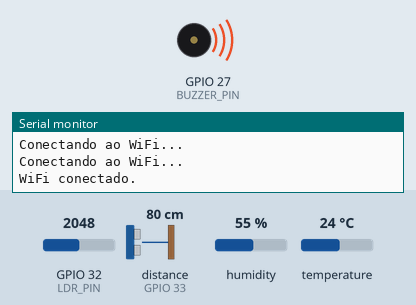
Simulated run of this sketch. Board: ESP32. Parts: buzzer (waves = sounding), the last lines printed to the serial monitor. Wiring (inferred from the names in the program): ultrasonic range finder: trigger GPIO 25; echo GPIO 33. The test bench sets the inputs (shaded band); at power-on: GPIO 32 (LDR_PIN) = 2048, distance to the obstacle (sensor on GPIO 33) 80 cm, humidity 55 %, temperature 24 °C. The echo pulse lasts 58.3 µs per cm; WiFi joins after 1.5 s; servers stay silent unless stated.

Above: at 2.2 s.
At 10.3 s:
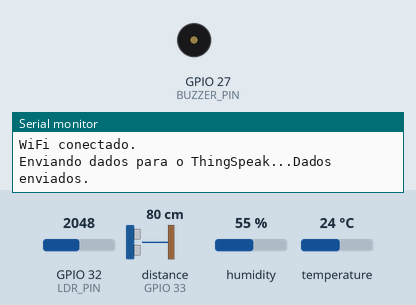
Timing chart, 0 to 23.1 s (numbered marks = the images above):
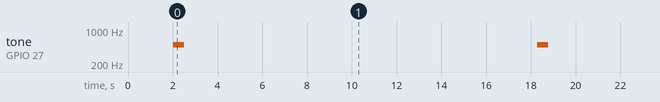

The sketch:

simulator.ino
```cpp
#include <WiFi.h>
#include <DHT.h>
#include <Buzzer.h>

#define DHTTYPE DHT22
#define DHT_PIN 26
#define TRIG_PIN 25
#define ECHO_PIN 33
#define BUZZER_PIN 27
#define LDR_PIN 32

DHT dht(DHT_PIN, DHTTYPE);
Buzzer buzzer(BUZZER_PIN);

const char* ssid = "Wokwi-GUEST";
const char* password = "";
const char* apiKey = "MXZWYSDUXMTEHA40";
const char* server = "api.thingspeak.com";

void setup() {
  Serial.begin(115200);
  dht.begin();

  WiFi.begin(ssid, password);

  while (WiFi.status() != WL_CONNECTED) {
    delay(1000);
    Serial.println("Conectando ao WiFi...");
  }

  Serial.println("WiFi conectado.");

  pinMode(LDR_PIN, INPUT);
  pinMode(TRIG_PIN, OUTPUT);
  pinMode(ECHO_PIN, INPUT);
}

float HCSR04() {
  digitalWrite(TRIG_PIN, LOW);
  delayMicroseconds(2);
  digitalWrite(TRIG_PIN, HIGH);
  delayMicroseconds(10);
  digitalWrite(TRIG_PIN, LOW);
  int duracao = pulseIn(ECHO_PIN, HIGH);
  return duracao * 0.034 / 2;
}

void loop() {
  float temperatura = dht.readTemperature();
  float umidade = dht.readHumidity();
  long distancia = HCSR04();
  int ldr = analogRead(LDR_PIN);
  int luzMapa = map(ldr, 0, 4095, 100000, 0);

  if (isnan(temperatura) || isnan(umidade)) {
    Serial.println("Falha na leitura do DHT22.");
    return;
  } else if (distancia == 0) {
    Serial.println("Falha na leitura do HCSR04.");
  } else {
    buzzer.sound(500, 500);
  }

  String url = String("/update?api_key=") + apiKey +
               "&field1=" + temperatura +
               "&field2=" + umidade +
               "&field3=" + distancia +
               "&field4=" + luzMapa;

  Serial.print("Enviando dados para o ThingSpeak...");

  WiFiClient client;

  if (client.connect(server, 80)) {
    client.print("GET " + url + " HTTP/1.1\r\n" +
                 "Host: " + server + "\r\n" +
                 "Connection: close\r\n\r\n");
    delay(500);
    Serial.println("Dados enviados.");
  } else {
    Serial.println("Falha na conexão com o servidor.");
  }

  delay(15000);
}
```

Measured:
- by itself, tone on GPIO 27 (BUZZER_PIN): alternates 500 Hz for 0.50 s and silent for 15.8 s
